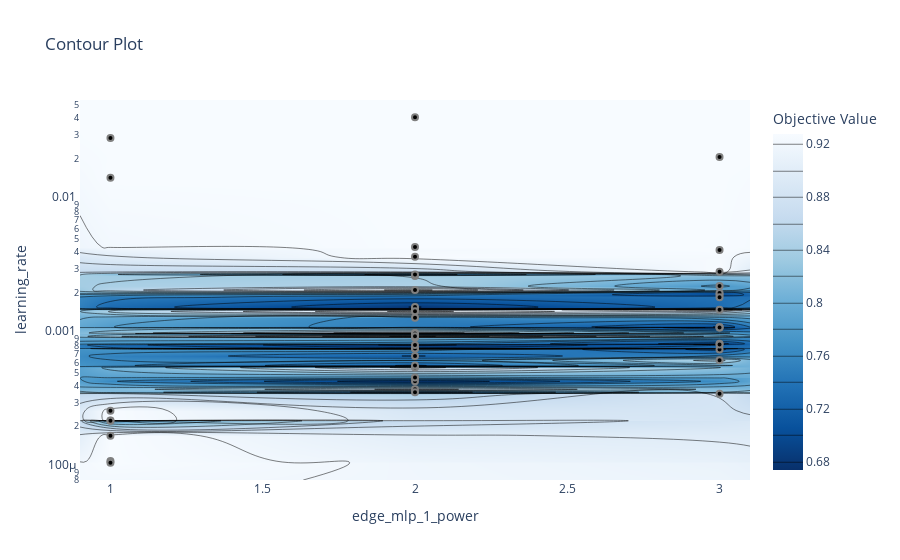

Notebook source saved alongside this figure:
### Code cell
# plot the estimated accuracy surface over hyperparameters:
fig = optuna.visualization.plot_contour(study9, params=['learning_rate', 'edge_mlp_1_power'])
fig.show()
